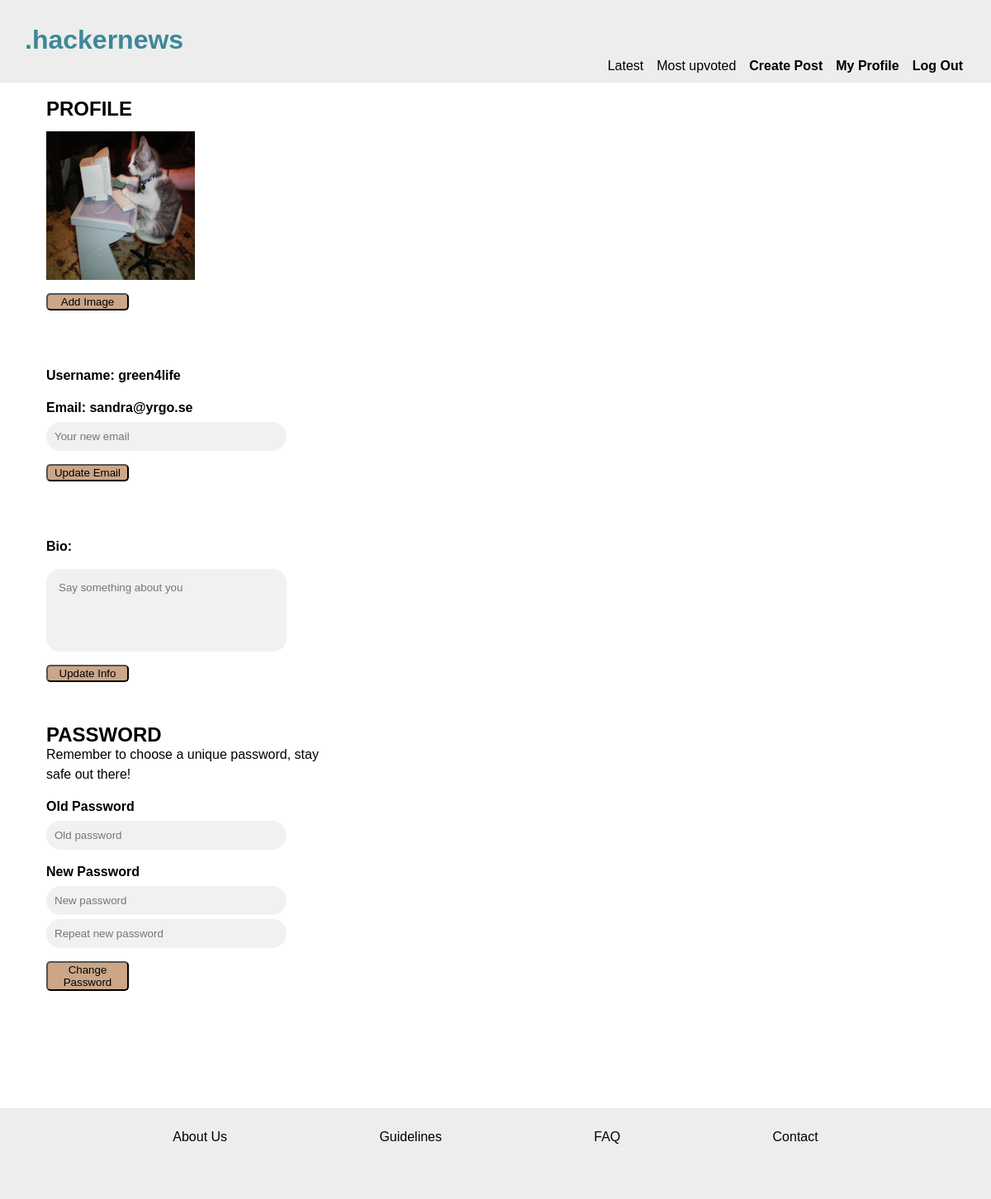
Before: /editProfile.php (signed in) with the older database file.
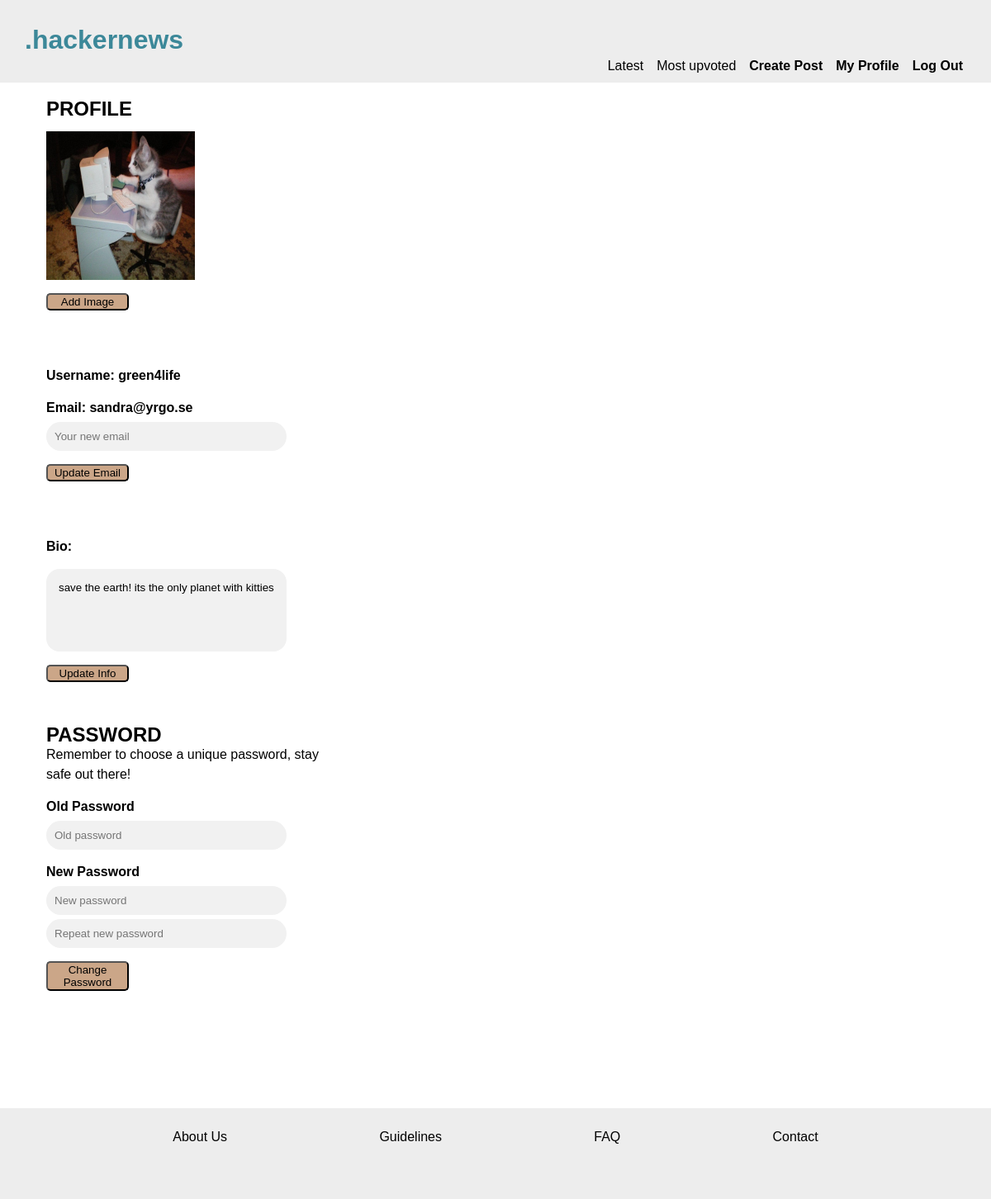
After: the same page with the newer database file.
### tables this page shows
CREATE TABLE users
(id INTEGER PRIMARY KEY,
username VARCHAR,
name VARCHAR,
email VARCHAR,
pwd VARCHAR, bio varchar);

### app/functions.php (called while the page is built, shortened)
<?php
function getUserById(PDO $pdo, int $id)
{
    $statement = $pdo->prepare('SELECT * FROM users WHERE id = :id');
    $statement->bindParam(':id', $id, PDO::PARAM_INT);
    $statement->execute();
    $user = $statement->fetch(PDO::FETCH_ASSOC);
    return $user;
}

### editProfile.php (the view, shortened to what this page needs)
<?php
require __DIR__ . '/app/autoload.php';
require __DIR__ . '/views/header.php';
$id = (int)$_SESSION['user']['id'];
$user = getUserById($pdo, $id);
?>
<main class="profileMain">
    <form class="editForm" action="/app/profile/editImg.php" method="post">
        <h2>PROFILE</h2>
        <img src="assets/profile.jpg" alt="avatar">
        <button type="submit">Add Image</button>
    </form>
    <form class="editForm" action="/app/profile/editEmail.php" method="post">
        <label>Username: <?= $user['username'];?> </label>
        <label>Email: <?= $user['email'];?></label>
        <input type="email" name="newEmail" placeholder="Your new email">
        <button type="submit">Update Email</button>
    </form>
    <form class="editForm" action="/app/profile/editBio.php" method="post">
        <label>Bio:</label>
        <textarea type="text" name="newBio" placeholder="Say something about you"><?= $user['bio']; ?></textarea>
        <button type="submit">Update Info</button>
    </form>
    <section class="pwdSection">
    <form class="editForm" action="/app/profile/editPwd.php" method="post">
        <h2>PASSWORD</h2>
        <p>Remember to choose a unique password, stay safe out there!</p>
        <label for="pwd">Old Password</label>
        <input type="password" name="oldPwd" placeholder="Old password">
        <label for="pwd">New Password</label>
        <input type="password" name="newPwd" placeholder="New password">
        <input type="password" name="newPwdRep" placeholder="Repeat new password">
        <button type="submit">Change Password</button>
    </form>
    </section>
</main>
<?php require __DIR__ . '/views/footer.php'; ?>

Changed rows visible on the page:
changed users "green4life": newBio (not shown) → "save the earth! its the only planet with kitties"
